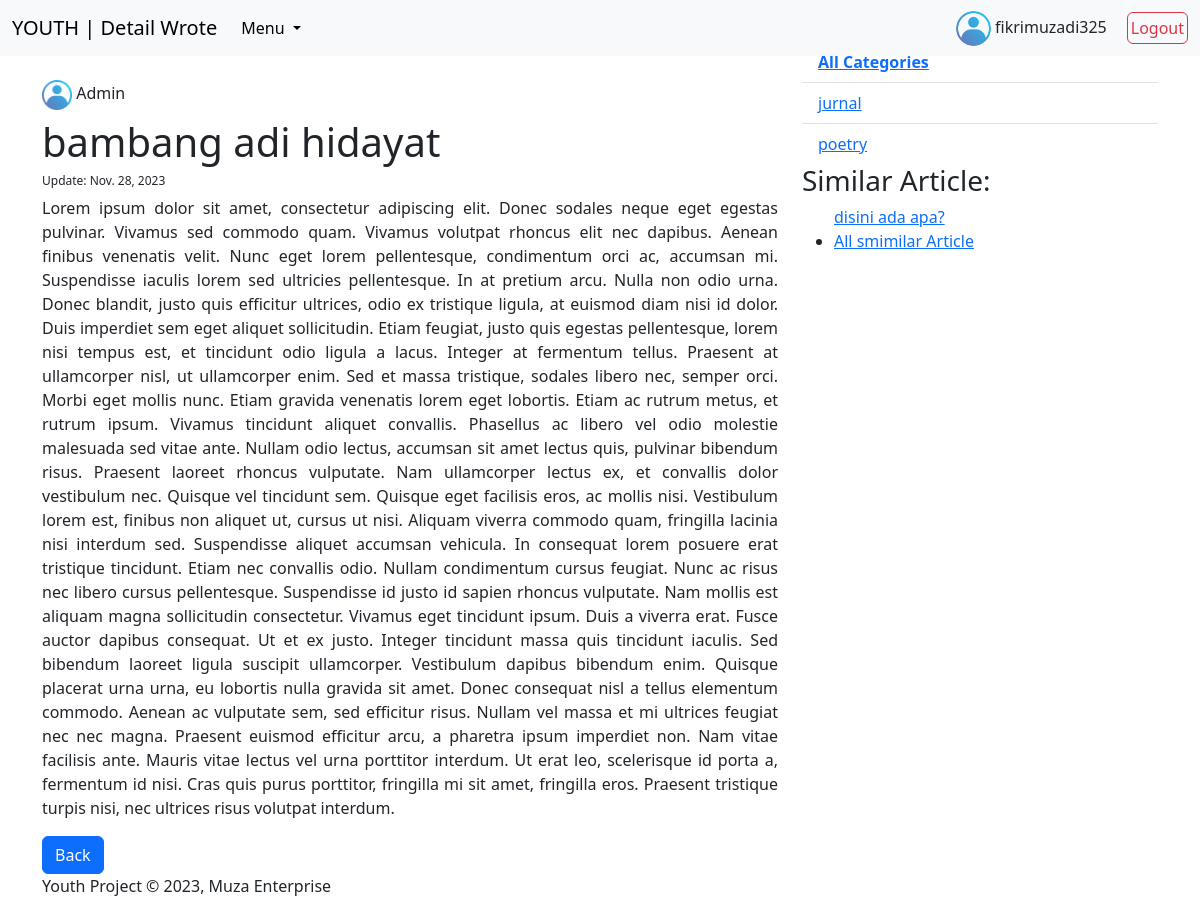
/blog/detail/bambang-adi-hidayat (signed in), run on the app's committed database.
### user/models.py (models this page shows, shortened)
class User(AbstractBaseUser, PermissionsMixin):
	email = models.EmailField(max_length=254, unique=True)
	name = models.CharField(max_length=255)
	is_staff = models.BooleanField(default=False)
	is_superuser = models.BooleanField(default=False)
	is_active = models.BooleanField(default=True)
	last_login = models.DateTimeField(null=True, blank=True)
	date_joined = models.DateTimeField(auto_now_add=True)
	user_picture = models.ImageField(upload_to='profile/', default='profile/user_picture.png')
	USERNAME_FIELD = 'email'
	EMAIL_FIELD = 'email'
	REQUIRED_FIELDS = []
	objects = UserManager()
	class Meta:
		abstract = False

### blog/models.py (models this page shows, shortened)
class Article(models.Model):
	user = models.ForeignKey(User, on_delete=models.CASCADE)
	penulis = models.CharField(max_length=255)
	judul = models.CharField(max_length=255, unique=True)
	isi = models.TextField()
	category_list = (
			('article', 'article'),
			('drama', 'drama'),
			('fairytale', 'fairytale'),
			('novel', 'novel'),
			('poetry', 'poetry'),
			('romance', 'romance'),
			('sort story', 'sort story'),
		)
	kategori = models.CharField(
			max_length=100,
			choices=category_list,
			default='Article',
		)
	publish = models.DateTimeField(auto_now_add=True)
	update = models.DateTimeField(auto_now=True)
	slug = models.SlugField(blank=True, editable=False)

### blog/views.py (the view)
# urls.py: path('detail/<slug>', views.ArticleDetailView.as_view(),name='detail'),
class ArticleDetailView(DetailView):
	model = Article
	context_object_name = 'article_detail' # Default: object
	extra_context = {
		'page_title': 'YOUTH | Detail Wrote',
	}
	def get_context_data(self, *args, **kwargs):
		kategori_list = self.model.objects.values_list('kategori', flat=True).distinct()
		self.kwargs.update({'kategori_list': kategori_list})
		else_article = self.model.objects.filter(kategori=self.object.kategori).exclude(id=self.object.id)
		self.kwargs.update({'else_article':else_article})
		kwargs = self.kwargs
		return super().get_context_data(**kwargs)

### blog/templates/blog/article_detail.html (shortened to what this page needs)
{% extends "base.html" %}
{% block contents %}
<div class="container">
	<div class="row">
		<div class="col-md-8">
			<h6 style="margin-top:80px;"><img style="width:30px;" src="{{article_detail.user.user_picture.url}}" alt="user_picture"> {{article_detail.user.name}}</h6>
			<h1>{{article_detail.judul}}</h1>
			<h6 style="font-weight:normal; font-size:12px;"> Update: {{article_detail.update.date}}</h6>
			<p style="text-align:justify;">{{article_detail.isi}}</p>
			<a class="btn btn-primary" href="{% url 'blog:blog' %}">Back</a>
		</div>
		<div class="col-sm">
			<h3>Category</h3>
			<ul class="list-group list-group-flush">
				<li class="list-group-item"><a href="{% url 'blog:blog' 1 %}"><b>All Categories</b></a></li>
				{% for kategori in kategori_list %}
					<li class="list-group-item"><a href="{% url 'blog:category' kategori %}">{{kategori}}</a></li>
				{% endfor %}
			</ul>
			<h3>Similar Article:</h3>
			<ul>
				{% for article in else_article %}
					{% if forloop.counter is not 3 %}
						<li class="list-group-item"><a href="{% url 'blog:detail' article.slug %}">{{article.judul}}</a></li>
					{% endif %}
				{% endfor %}
				<li><a href="{% url 'blog:category' article_detail.kategori %}">All smimilar Article</a></li>
			</ul>
		</div>
	</div>
</div>
{% endblock contents %}

### templates/snippets/navbar.html (shortened to what this page needs)
<nav class="navbar fixed-top navbar-expand-lg bg-body-tertiary" data-bs-theme="light">
		<div class="container-fluid">
			<a class="navbar-brand" href="{% url 'home' %}">{{page_title}}</a>
			{% block navbar %}
				<div class="collapse navbar-collapse" id="navbarSupportedContent">
				  	<ul class="navbar-nav me-auto mb-2 mb-lg-0">
						<li class="nav-item dropdown">
							<a class="nav-link dropdown-toggle active" href="#" role="button" data-bs-toggle="dropdown" aria-expanded="false">
							Menu
							</a>
						</li>
				  	</ul>
				</div>
				{% if user.is_authenticated %}
					<li style="list-style:none" class="nav-item dropdown">
						<div data-bs-toggle="dropdown" role="button" aria-expanded="true">
							<a>
							<img style="width:35px;" class="rounded-circle" src="{{user.user_picture.url}}"></a>
							<a>{{user.name}}</a>
						</div>
					</li>
					<li style="list-style:none">
						<a style="padding:3px; margin-left:20px" class="btn btn-outline-danger" href="{% url 'account_logout' %}">Logout</a>
					</li>
				{% endif %}
			{% endblock navbar %}
		</div>
	</nav>

### data on the page
User: user_picture (picture), name "fikrimuzadi325"
Article: user.user_picture (picture), user.name "Admin", judul "bambang adi hidayat", update "Nov. 28, 2023", isi "Lorem ipsum dolor sit amet, consectetur adipiscing elit. Donec sodales neque eget egestas pulvinar. Vivamus sed commodo quam. Vivamus volutpat rhoncus elit nec dapibus. Aenean finibus venenatis velit. Nunc eget lorem pellentesque, condimentum orci ac, accumsan mi. Suspendisse iaculis lorem sed ultricies pellentesque. In at pretium arcu. Nulla non odio urna. Donec blandit, justo quis efficitur ultrices, odio ex tristique ligula, at euismod diam nisi id dolor. Duis imperdiet sem eget aliquet sollicitudin. Etiam feugiat, justo quis egestas pellentesque, lorem nisi tempus est, et tincidunt odio ligula a lacus. Integer at fermentum tellus. Praesent at ullamcorper nisl, ut ullamcorper enim. Sed…"
Article: judul "disini ada apa?"

### other printed values
{{ page_title }} "YOUTH | Detail Wrote"
{{ kategori }} "jurnal" "poetry"
